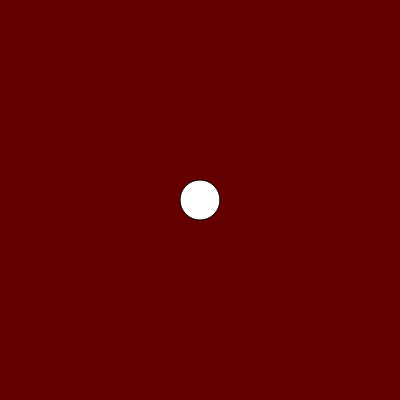
Frame 1 (no input)
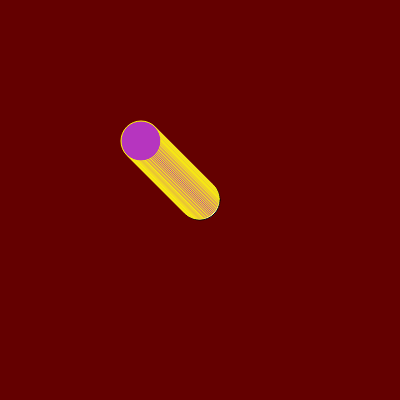
Frame 60 (no input)
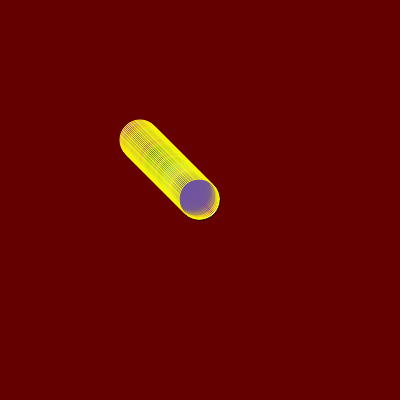
Frame 120 (the mouse pressed at the canvas centre since frame 60)

The p5.js sketch that drew these frames (run headless with seeded random() and noise() and a simulated clock; from frame 60 on, the mouse is pressed at the canvas centre):

// p5.js sketch
// ── sketch.js
let cor;
 let x;  //horizontal
let y;  //vertical

function setup() {
  createCanvas(400, 400);
  background(100, 00, 00);
  cor=color(random(0, 255), random(0, 255), random(0, 255));
  x = 200;
  y = 200;
 
}
//numeros em circle dizem tamanho e onde "x y" e por último "raio" 
function draw() {
   circle(x, y, 40);
  stroke ("yellow");
  fill (cor);

//o circulo segue o mouse

if(mouseX<x){
  x = x - 1;
}

if(mouseX>x){
  x = x + 1;
}
if(mouseY<y){
  y = y - 1
}
if(mouseY>y){
  y = y + 1;
 }
// (rgba) com numeros aleatórios o torna transparente

if(mouseIsPressed) {
    cor = color(random(0, 255), random(0, 255), random(0,255), random(0, 100));
}

}
